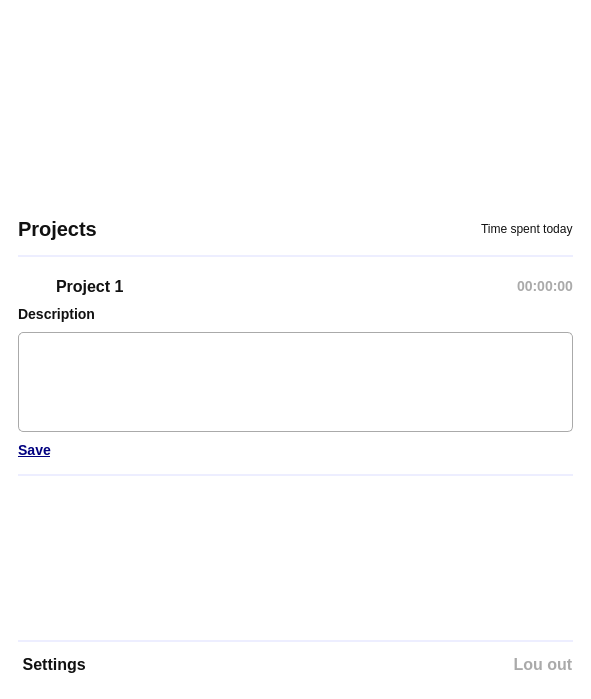
<?xml version="1.0" encoding="UTF-8"?>
<ui version="4.0">
 <class>MainWindow</class>
 <widget class="QMainWindow" name="MainWindow">
  <property name="enabled">
   <bool>true</bool>
  </property>
  <property name="geometry">
   <rect>
    <x>0</x>
    <y>0</y>
    <width>591</width>
    <height>699</height>
   </rect>
  </property>
  <property name="windowTitle">
   <string>MainWindow</string>
  </property>
  <property name="styleSheet">
   <string notr="true">*{
	background-color: #FFFFFF;
}
</string>
  </property>
  <widget class="QWidget" name="content">
   <layout class="QVBoxLayout" name="verticalLayout_10">
    <item>
     <widget class="QWidget" name="content_frame" native="true">
      <layout class="QVBoxLayout" name="verticalLayout">
       <property name="spacing">
        <number>0</number>
       </property>
       <property name="leftMargin">
        <number>0</number>
       </property>
       <property name="topMargin">
        <number>0</number>
       </property>
       <property name="rightMargin">
        <number>0</number>
       </property>
       <property name="bottomMargin">
        <number>0</number>
       </property>
       <item>
        <widget class="QWidget" name="header" native="true">
         <property name="minimumSize">
          <size>
           <width>0</width>
           <height>180</height>
          </size>
         </property>
         <property name="maximumSize">
          <size>
           <width>16777215</width>
           <height>16777215</height>
          </size>
         </property>
         <property name="styleSheet">
          <string notr="true">background-image: url(:/icons/icons/bg.png);
border-radius: 5px;</string>
         </property>
         <layout class="QGridLayout" name="gridLayout_2">
          <property name="leftMargin">
           <number>0</number>
          </property>
          <property name="topMargin">
           <number>0</number>
          </property>
          <property name="rightMargin">
           <number>0</number>
          </property>
          <property name="bottomMargin">
           <number>0</number>
          </property>
          <property name="spacing">
           <number>0</number>
          </property>
          <item row="0" column="0">
           <widget class="QFrame" name="frame">
            <property name="styleSheet">
             <string notr="true">background-image: url(:/icons/icons/bg.png);</string>
            </property>
            <property name="frameShape">
             <enum>QFrame::StyledPanel</enum>
            </property>
            <property name="frameShadow">
             <enum>QFrame::Raised</enum>
            </property>
            <layout class="QVBoxLayout" name="verticalLayout_3" stretch="0,0">
             <property name="spacing">
              <number>12</number>
             </property>
             <property name="leftMargin">
              <number>12</number>
             </property>
             <property name="topMargin">
              <number>32</number>
             </property>
             <property name="rightMargin">
              <number>0</number>
             </property>
             <property name="bottomMargin">
              <number>32</number>
             </property>
             <item alignment="Qt::AlignHCenter">
              <widget class="QLabel" name="header_time">
               <property name="maximumSize">
                <size>
                 <width>16777215</width>
                 <height>42</height>
                </size>
               </property>
               <property name="styleSheet">
                <string notr="true">font-size: 32px;
color: #FFFFFF;
font-weight: 900;
background: none;
</string>
               </property>
               <property name="text">
                <string>00:24:34</string>
               </property>
              </widget>
             </item>
             <item alignment="Qt::AlignHCenter">
              <widget class="QPushButton" name="header_btn">
               <property name="cursor">
                <cursorShape>PointingHandCursor</cursorShape>
               </property>
               <property name="styleSheet">
                <string notr="true">background:none</string>
               </property>
               <property name="text">
                <string/>
               </property>
               <property name="icon">
                <iconset resource="resources.qrc">
                 <normaloff>:/icons/icons/light_play.svg</normaloff>
                 <activeon>:/icons/icons/light_stop.svg</activeon>:/icons/icons/light_play.svg</iconset>
               </property>
               <property name="iconSize">
                <size>
                 <width>56</width>
                 <height>56</height>
                </size>
               </property>
               <property name="checkable">
                <bool>true</bool>
               </property>
               <property name="autoRepeat">
                <bool>false</bool>
               </property>
              </widget>
             </item>
            </layout>
           </widget>
          </item>
         </layout>
        </widget>
       </item>
       <item>
        <widget class="QWidget" name="projects" native="true">
         <property name="styleSheet">
          <string notr="true"/>
         </property>
         <layout class="QVBoxLayout" name="verticalLayout_2">
          <property name="leftMargin">
           <number>0</number>
          </property>
          <property name="topMargin">
           <number>12</number>
          </property>
          <property name="rightMargin">
           <number>0</number>
          </property>
          <property name="bottomMargin">
           <number>0</number>
          </property>
          <item>
           <widget class="QFrame" name="projects_header">
            <property name="minimumSize">
             <size>
              <width>0</width>
              <height>0</height>
             </size>
            </property>
            <property name="styleSheet">
             <string notr="true">QLabel{
	color: #111111;
}

#projects_header{
	border: none;
}
#projects_title{
	border-bottom: 2px solid #EDEEFF;
}</string>
            </property>
            <property name="frameShape">
             <enum>QFrame::StyledPanel</enum>
            </property>
            <property name="frameShadow">
             <enum>QFrame::Raised</enum>
            </property>
            <layout class="QHBoxLayout" name="horizontalLayout_2">
             <property name="topMargin">
              <number>0</number>
             </property>
             <property name="bottomMargin">
              <number>0</number>
             </property>
             <item>
              <widget class="QWidget" name="projects_title" native="true">
               <property name="minimumSize">
                <size>
                 <width>0</width>
                 <height>0</height>
                </size>
               </property>
               <property name="styleSheet">
                <string notr="true"/>
               </property>
               <layout class="QHBoxLayout" name="horizontalLayout">
                <property name="leftMargin">
                 <number>0</number>
                </property>
                <property name="topMargin">
                 <number>16</number>
                </property>
                <property name="rightMargin">
                 <number>0</number>
                </property>
                <property name="bottomMargin">
                 <number>16</number>
                </property>
                <item>
                 <widget class="QLabel" name="projects_header_title">
                  <property name="styleSheet">
                   <string notr="true">font-size: 20px;
font-weight: 700;</string>
                  </property>
                  <property name="text">
                   <string>Projects</string>
                  </property>
                 </widget>
                </item>
                <item alignment="Qt::AlignRight">
                 <widget class="QLabel" name="time_spent_today">
                  <property name="text">
                   <string>Time spent today</string>
                  </property>
                 </widget>
                </item>
               </layout>
              </widget>
             </item>
            </layout>
           </widget>
          </item>
          <item>
           <widget class="QScrollArea" name="projects_frame">
            <property name="cursor" stdset="0">
             <cursorShape>PointingHandCursor</cursorShape>
            </property>
            <property name="styleSheet">
             <string notr="true">QScrollArea{
	border: none;
}

QScrollBar:vertical{
	background-color: #EDEEFF;
	width: 3px;
}

QScrollBar:handle{
	background-color:  #000080;

}
QScrollBar:handle:hover,
QScrollBar:handle:pressed{
	background-color:  #000180;
}

QScrollBar::sub-line:vertical,
QScrollBar::add-line:vertical{
	border: none;
	disply: none;
}



</string>
            </property>
            <property name="widgetResizable">
             <bool>true</bool>
            </property>
            <widget class="QWidget" name="scrollAreaWidgetContents">
             <property name="geometry">
              <rect>
               <x>0</x>
               <y>0</y>
               <width>567</width>
               <height>351</height>
              </rect>
             </property>
             <property name="minimumSize">
              <size>
               <width>0</width>
               <height>0</height>
              </size>
             </property>
             <property name="styleSheet">
              <string notr="true">QFrame{
border-radius: 5px;
border: none;
}</string>
             </property>
             <layout class="QVBoxLayout" name="verticalLayout_4">
              <property name="leftMargin">
               <number>0</number>
              </property>
              <property name="topMargin">
               <number>0</number>
              </property>
              <property name="rightMargin">
               <number>0</number>
              </property>
              <property name="bottomMargin">
               <number>0</number>
              </property>
              <item>
               <widget class="QFrame" name="project">
                <property name="maximumSize">
                 <size>
                  <width>16777215</width>
                  <height>16777215</height>
                 </size>
                </property>
                <property name="autoFillBackground">
                 <bool>false</bool>
                </property>
                <property name="styleSheet">
                 <string notr="true">#project_frame{
	border-bottom: 2px solid #EDEEFF;
	padding-bottom:16px;	
	border-radius: 0;
}</string>
                </property>
                <property name="frameShape">
                 <enum>QFrame::StyledPanel</enum>
                </property>
                <property name="frameShadow">
                 <enum>QFrame::Raised</enum>
                </property>
                <layout class="QVBoxLayout" name="verticalLayout_9">
                 <property name="bottomMargin">
                  <number>0</number>
                 </property>
                 <item>
                  <widget class="QFrame" name="project_frame">
                   <property name="styleSheet">
                    <string notr="true"/>
                   </property>
                   <property name="frameShape">
                    <enum>QFrame::StyledPanel</enum>
                   </property>
                   <property name="frameShadow">
                    <enum>QFrame::Raised</enum>
                   </property>
                   <layout class="QVBoxLayout" name="verticalLayout_5">
                    <property name="leftMargin">
                     <number>0</number>
                    </property>
                    <property name="topMargin">
                     <number>0</number>
                    </property>
                    <property name="rightMargin">
                     <number>0</number>
                    </property>
                    <property name="bottomMargin">
                     <number>0</number>
                    </property>
                    <item>
                     <widget class="QFrame" name="project_frame_top">
                      <property name="minimumSize">
                       <size>
                        <width>0</width>
                        <height>28</height>
                       </size>
                      </property>
                      <property name="maximumSize">
                       <size>
                        <width>16777215</width>
                        <height>28</height>
                       </size>
                      </property>
                      <property name="styleSheet">
                       <string notr="true"/>
                      </property>
                      <property name="frameShape">
                       <enum>QFrame::StyledPanel</enum>
                      </property>
                      <property name="frameShadow">
                       <enum>QFrame::Raised</enum>
                      </property>
                      <layout class="QHBoxLayout" name="horizontalLayout_5">
                       <property name="spacing">
                        <number>0</number>
                       </property>
                       <property name="leftMargin">
                        <number>0</number>
                       </property>
                       <property name="topMargin">
                        <number>0</number>
                       </property>
                       <property name="rightMargin">
                        <number>0</number>
                       </property>
                       <property name="bottomMargin">
                        <number>0</number>
                       </property>
                       <item alignment="Qt::AlignLeft">
                        <widget class="QFrame" name="project_control_frame">
                         <property name="frameShape">
                          <enum>QFrame::StyledPanel</enum>
                         </property>
                         <property name="frameShadow">
                          <enum>QFrame::Raised</enum>
                         </property>
                         <layout class="QHBoxLayout" name="horizontalLayout_6">
                          <property name="spacing">
                           <number>-1</number>
                          </property>
                          <property name="leftMargin">
                           <number>0</number>
                          </property>
                          <property name="topMargin">
                           <number>0</number>
                          </property>
                          <property name="rightMargin">
                           <number>0</number>
                          </property>
                          <property name="bottomMargin">
                           <number>0</number>
                          </property>
                          <item>
                           <widget class="QPushButton" name="project_btn">
                            <property name="cursor">
                             <cursorShape>PointingHandCursor</cursorShape>
                            </property>
                            <property name="styleSheet">
                             <string notr="true">border: none;</string>
                            </property>
                            <property name="text">
                             <string/>
                            </property>
                            <property name="icon">
                             <iconset resource="resources.qrc">
                              <normaloff>:/icons/icons/play.svg</normaloff>
                              <activeon>:/icons/icons/stop.svg</activeon>:/icons/icons/play.svg</iconset>
                            </property>
                            <property name="iconSize">
                             <size>
                              <width>28</width>
                              <height>28</height>
                             </size>
                            </property>
                            <property name="checkable">
                             <bool>true</bool>
                            </property>
                            <property name="checked">
                             <bool>false</bool>
                            </property>
                           </widget>
                          </item>
                          <item>
                           <widget class="QLabel" name="project_name">
                            <property name="styleSheet">
                             <string notr="true">color: #111111;
font-size: 16px;
font-weight: 600;</string>
                            </property>
                            <property name="text">
                             <string>Project 1</string>
                            </property>
                           </widget>
                          </item>
                         </layout>
                        </widget>
                       </item>
                       <item alignment="Qt::AlignRight">
                        <widget class="QLabel" name="project_time">
                         <property name="styleSheet">
                          <string notr="true">color: #AAAAAA;
	font-size: 14px;
	font-weight: 500;</string>
                         </property>
                         <property name="text">
                          <string>00:00:00</string>
                         </property>
                        </widget>
                       </item>
                      </layout>
                     </widget>
                    </item>
                    <item alignment="Qt::AlignTop">
                     <widget class="QFrame" name="project_frame_bottom">
                      <property name="enabled">
                       <bool>true</bool>
                      </property>
                      <property name="styleSheet">
                       <string notr="true"/>
                      </property>
                      <property name="frameShape">
                       <enum>QFrame::StyledPanel</enum>
                      </property>
                      <property name="frameShadow">
                       <enum>QFrame::Raised</enum>
                      </property>
                      <layout class="QVBoxLayout" name="verticalLayout_6">
                       <property name="spacing">
                        <number>10</number>
                       </property>
                       <property name="leftMargin">
                        <number>0</number>
                       </property>
                       <property name="topMargin">
                        <number>0</number>
                       </property>
                       <property name="rightMargin">
                        <number>0</number>
                       </property>
                       <property name="bottomMargin">
                        <number>0</number>
                       </property>
                       <item alignment="Qt::AlignRight">
                        <widget class="QPushButton" name="project_description_toggle">
                         <property name="layoutDirection">
                          <enum>Qt::RightToLeft</enum>
                         </property>
                         <property name="styleSheet">
                          <string notr="true">border:none;
color: #111111;
font-size: 14px;
font-weight: 500;</string>
                         </property>
                         <property name="text">
                          <string>Description </string>
                         </property>
                         <property name="icon">
                          <iconset resource="resources.qrc">
                           <normaloff>:/icons/icons/bottom.svg</normaloff>
                           <activeon>:/icons/icons/top.svg</activeon>:/icons/icons/bottom.svg</iconset>
                         </property>
                         <property name="checkable">
                          <bool>true</bool>
                         </property>
                        </widget>
                       </item>
                       <item>
                        <widget class="QPlainTextEdit" name="project_description">
                         <property name="minimumSize">
                          <size>
                           <width>0</width>
                           <height>100</height>
                          </size>
                         </property>
                         <property name="maximumSize">
                          <size>
                           <width>16777215</width>
                           <height>100</height>
                          </size>
                         </property>
                         <property name="styleSheet">
                          <string notr="true">color: #AAAAAA;
font-size: 14px;
font-weight: 400;
border: 1px solid #AAAAAA;
border-radius: 5px;
padding: 12px;</string>
                         </property>
                         <property name="plainText">
                          <string/>
                         </property>
                         <property name="placeholderText">
                          <string>Description</string>
                         </property>
                        </widget>
                       </item>
                       <item alignment="Qt::AlignLeft">
                        <widget class="QPushButton" name="project_description_save">
                         <property name="cursor">
                          <cursorShape>PointingHandCursor</cursorShape>
                         </property>
                         <property name="mouseTracking">
                          <bool>false</bool>
                         </property>
                         <property name="styleSheet">
                          <string notr="true">border: none;
color: #000080;
font-size: 14px;
font-weight: 700;
text-decoration: underline;</string>
                         </property>
                         <property name="text">
                          <string>Save</string>
                         </property>
                         <property name="checkable">
                          <bool>true</bool>
                         </property>
                        </widget>
                       </item>
                      </layout>
                     </widget>
                    </item>
                   </layout>
                  </widget>
                 </item>
                </layout>
               </widget>
              </item>
              <item>
               <spacer name="verticalSpacer">
                <property name="orientation">
                 <enum>Qt::Vertical</enum>
                </property>
                <property name="sizeHint" stdset="0">
                 <size>
                  <width>20</width>
                  <height>40</height>
                 </size>
                </property>
               </spacer>
              </item>
             </layout>
            </widget>
           </widget>
          </item>
         </layout>
        </widget>
       </item>
      </layout>
     </widget>
    </item>
    <item>
     <widget class="QWidget" name="footer" native="true">
      <property name="minimumSize">
       <size>
        <width>0</width>
        <height>50</height>
       </size>
      </property>
      <property name="maximumSize">
       <size>
        <width>16777215</width>
        <height>50</height>
       </size>
      </property>
      <layout class="QHBoxLayout" name="horizontalLayout_3">
       <property name="topMargin">
        <number>0</number>
       </property>
       <property name="bottomMargin">
        <number>0</number>
       </property>
       <item>
        <widget class="QWidget" name="footer_frame" native="true">
         <property name="styleSheet">
          <string notr="true">border-top: 2px solid #EDEEFF;</string>
         </property>
         <layout class="QHBoxLayout" name="horizontalLayout_4">
          <property name="leftMargin">
           <number>0</number>
          </property>
          <property name="topMargin">
           <number>0</number>
          </property>
          <property name="rightMargin">
           <number>0</number>
          </property>
          <property name="bottomMargin">
           <number>0</number>
          </property>
          <item alignment="Qt::AlignLeft">
           <widget class="QPushButton" name="settings">
            <property name="cursor">
             <cursorShape>PointingHandCursor</cursorShape>
            </property>
            <property name="styleSheet">
             <string notr="true">color: #111111;
font-size: 16px;
font-weight: 500;
border: none;</string>
            </property>
            <property name="text">
             <string> Settings</string>
            </property>
            <property name="icon">
             <iconset resource="resources.qrc">
              <normaloff>:/icons/icons/settings.svg</normaloff>:/icons/icons/settings.svg</iconset>
            </property>
            <property name="iconSize">
             <size>
              <width>25</width>
              <height>25</height>
             </size>
            </property>
           </widget>
          </item>
          <item alignment="Qt::AlignRight">
           <widget class="QPushButton" name="logout">
            <property name="cursor">
             <cursorShape>PointingHandCursor</cursorShape>
            </property>
            <property name="styleSheet">
             <string notr="true">color: #AAAAAA;
font-size: 16px;
font-weight: 500;
border: none;</string>
            </property>
            <property name="text">
             <string>  Lou out</string>
            </property>
            <property name="icon">
             <iconset resource="resources.qrc">
              <normaloff>:/icons/icons/logout.svg</normaloff>:/icons/icons/logout.svg</iconset>
            </property>
            <property name="iconSize">
             <size>
              <width>24</width>
              <height>24</height>
             </size>
            </property>
           </widget>
          </item>
         </layout>
        </widget>
       </item>
      </layout>
     </widget>
    </item>
   </layout>
  </widget>
 </widget>
 <resources>
  <include location="resources.qrc"/>
 </resources>
 <connections>
  <connection>
   <sender>project_description_toggle</sender>
   <signal>toggled(bool)</signal>
   <receiver>project_description</receiver>
   <slot>setHidden(bool)</slot>
   <hints>
    <hint type="sourcelabel">
     <x>115</x>
     <y>341</y>
    </hint>
    <hint type="destinationlabel">
     <x>144</x>
     <y>382</y>
    </hint>
   </hints>
  </connection>
  <connection>
   <sender>project_description_toggle</sender>
   <signal>toggled(bool)</signal>
   <receiver>project_description_save</receiver>
   <slot>setHidden(bool)</slot>
   <hints>
    <hint type="sourcelabel">
     <x>25</x>
     <y>342</y>
    </hint>
    <hint type="destinationlabel">
     <x>44</x>
     <y>474</y>
    </hint>
   </hints>
  </connection>
  <connection>
   <sender>project_description_toggle</sender>
   <signal>toggled(bool)</signal>
   <receiver>project_description_toggle</receiver>
   <slot>setHidden(bool)</slot>
   <hints>
    <hint type="sourcelabel">
     <x>79</x>
     <y>343</y>
    </hint>
    <hint type="destinationlabel">
     <x>79</x>
     <y>343</y>
    </hint>
   </hints>
  </connection>
 </connections>
</ui>
